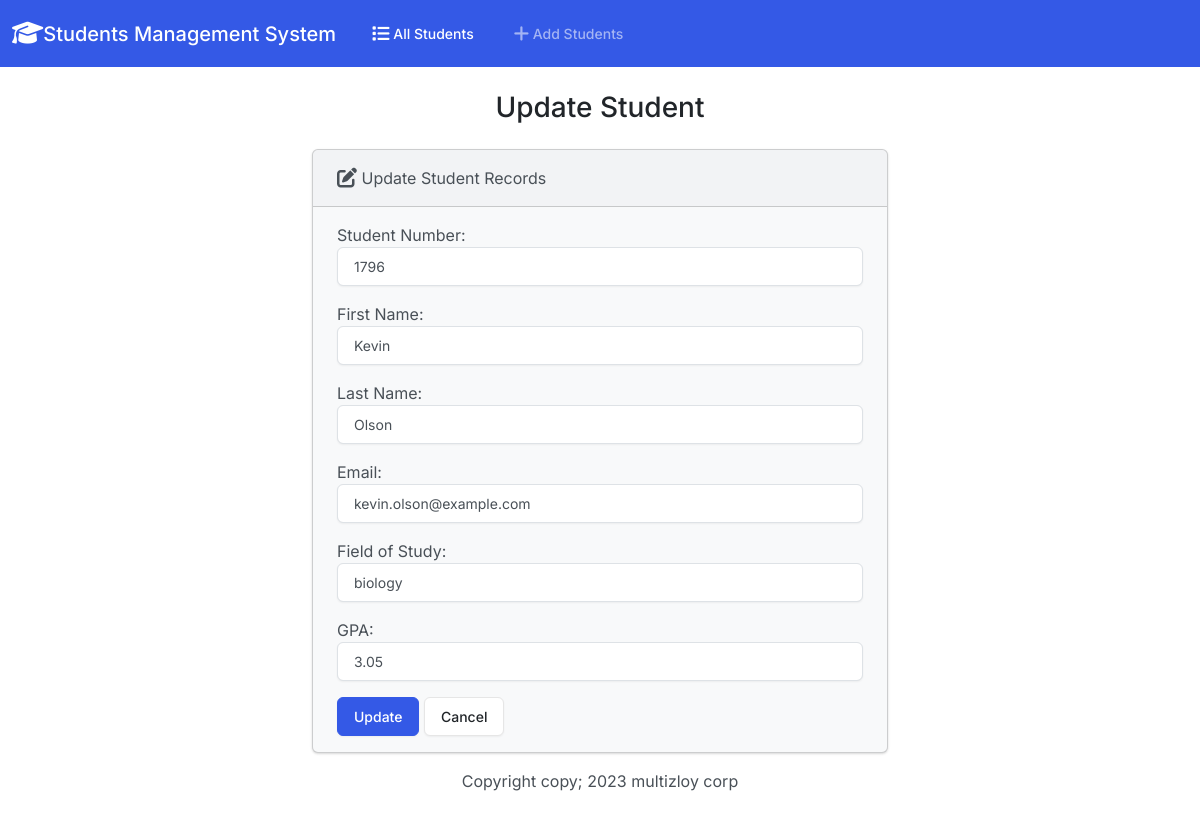
Page /edit/2/ on the committed database.
### students/models.py (models this page shows, shortened)
class Student(models.Model):
    student_number = models.PositiveIntegerField()
    first_name = models.CharField(max_length=50)
    last_name = models.CharField(max_length=50)
    email = models.EmailField(max_length=100)
    field_of_study = models.CharField(max_length=50)
    gpa = models.FloatField()

### students/views.py (the view)
# urls.py: path("edit/<int:id>/", views.edit, name="edit"),
def edit(request, id):
    if request.method == "POST":
        student = Student.objects.get(pk=id)
        form = StudentForm(request.POST, instance=student)
        if form.is_valid():
            form.save()
            return render(request, "student/edit.html", {"form": form, "success": True})
    else:
        student = Student.objects.get(pk=id)
        form = StudentForm(instance=student)
        return render(request, "students/edit.html", {"form": form})

### students/forms.py
class StudentForm(forms.ModelForm):
    class Meta:
        model = Student
        fields = [
            "student_number",
            "first_name",
            "last_name",
            "email",
            "field_of_study",
            "gpa",
        ]
        labels = {
            "student_number": "Student Number",
            "first_name": "First Name",
            "last_name": "Last Name",
            "email": "Email",
            "field_of_study": "Field of Study",
            "gpa": "GPA",
        }
        widgets = {
            "student_number": forms.NumberInput(attrs={"class": "form-control"}),
            "first_name": forms.TextInput(attrs={"class": "form-control"}),
            "last_name": forms.TextInput(attrs={"class": "form-control"}),
            "email": forms.EmailInput(attrs={"class": "form-control"}),
            "field_of_study": forms.TextInput(attrs={"class": "form-control"}),
            "gpa": forms.NumberInput(attrs={"class": "form-control"}),
        }

### students/templates/students/edit.html (shortened to what this page needs)
{% extends "students/base.html" %}
{% block body %}
<h3 class="text-center m-4">Update Student</h3>
{% if success %}
<div class="alert alert-success" role="alert">
    The student updated successfully.
    <a href="{% url 'index' %}" class="alert-link">Go to Home Page.</a>
</div>
{% else %}
<div class="row justify-content-center">
    <div class="col-6">
        <div class="card bg-light mb-3">
            <div class="card-header">
                <i class="fa-solid fa-pen-to-square fa-lg"></i></i> Update Student Records
            </div>
            <div class="card-body">
                <form action="{% url 'add' %}" method="POST">
                    {{ form.as_p }}
                    <button type="submit" class="btn btn-primary">Update</button>
                    <a href="{% url 'index' %}" class="btn btn-secondary">Cancel</a>
                </form>
            </div>
        </div>
    </div>
</div>
{% endif %}
{% endblock %}

### rows in the picture
Student: student_number "1796", first_name "Kevin", last_name "Olson", email "kevin.olson@example.com", field_of_study "biology", gpa "3.05"
